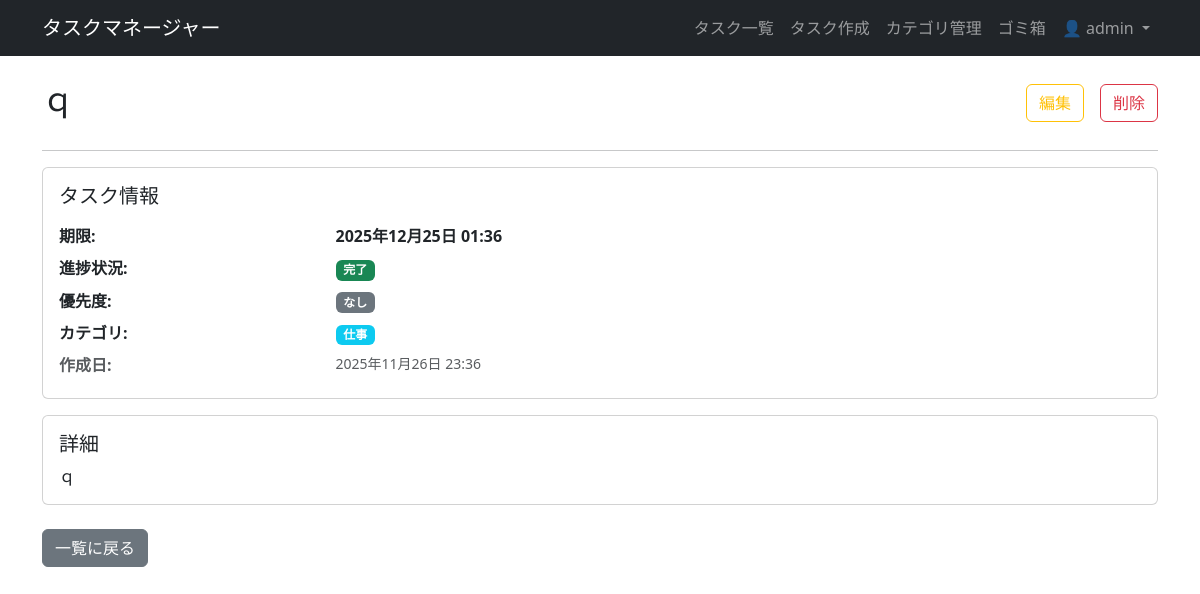
The page /tasks/8/details/ (signed in) on the database its author committed.
### tasks/models.py (models this page shows, shortened)
class Task(models.Model):
    STATUS_CHOICES = [
        (0, '未着手'),
        (1, '進行中'),
        (2, '完了'),
    ]
    PRIORITY_CHOICES = [
        ('none', 'なし'),
        ('low', '低'),
        ('medium', '中'),
        ('high', '高'),
    ]
    user = models.ForeignKey(User, on_delete=models.CASCADE)
    category = models.ForeignKey(
        Category,
        on_delete=models.SET_NULL,
        null=True,      # DBでNULLを許可
        blank=True,     # フォームで空入力を許可
        verbose_name='カテゴリ'
    )
    title = models.CharField(max_length=200, verbose_name='タイトル')
    description = models.TextField(blank=True, null=True, verbose_name='詳細')
    priority = models.CharField(
        max_length=10,
        choices=PRIORITY_CHOICES,
        default='none',
        verbose_name='優先度'
    )
    status = models.IntegerField(
        choices=STATUS_CHOICES,
        default=0, # デフォルトは「未着手」
        verbose_name='進捗状況'
    )
    due_date = models.DateTimeField(null=True, blank=True, verbose_name='期限')
    is_deleted = models.BooleanField(default=False)
    deleted_at = models.DateTimeField(null=True, blank=True)
    created_at = models.DateTimeField(auto_now_add=True)
    updated_at = models.DateTimeField(auto_now=True)
    class Meta:
        ordering = ['due_date', '-created_at']

class Category(models.Model):
    name = models.CharField(max_length=190)
    user = models.ForeignKey(User, on_delete=models.CASCADE)
    class Meta:
        verbose_name_plural = 'カテゴリ'
        unique_together = ('user', 'name')

### tasks/views.py (the view)
# urls.py: path('tasks/<int:pk>/details/', views.TaskDetailView.as_view(), name='task_detail'),
class TaskDetailView(LoginRequiredMixin, DetailView):
    model = Task
    context_object_name = 'task'
    template_name = 'tasks/task_detail.html'
    def get_queryset(self):
        return Task.objects.filter(user=self.request.user, is_deleted=False)

### tasks/templates/tasks/task_detail.html (shortened to what this page needs)
{% extends "base.html" %}
{% block content %}
    <div class="d-flex justify-content-between align-items-center mb-4">
        <h2>{{ task.title }}</h2>
        <div class="d-flex">
            <a href="{% url 'task_update' task.pk %}" class="btn btn-outline-warning me-3">
                編集
            </a>
            <form action="{% url 'task_delete' task.pk %}" method="post" onsubmit="return confirm('本当にこのタスクを削除しますか？');">
                <button type="submit" class="btn btn-outline-danger">
                    削除
                </button>
            </form>
        </div>
    </div>
    <hr>
    <div class="card mb-3">
        <div class="card-body">
            <h5 class="card-title mb-3">タスク情報</h5>
            <dl class="row mb-0">
                <dt class="col-sm-3 text-dark fw-bold">期限:</dt>
                <dd class="col-sm-9 text-dark fw-bold">
                    {% if task.due_date %}
                        {{ task.due_date|date:"Y年m月d日 H:i" }}
                    {% else %}
                        期限なし
                    {% endif %}
                </dd>
                <dt class="col-sm-3">進捗状況:</dt>
                <dd class="col-sm-9">
                    {% if task.get_status_display %}
                        {% if task.status == 0 %}
                            <span class="badge bg-danger text-white">{{ task.get_status_display }}</span>
                        {% elif task.status == 1 %}
                            <span class="badge bg-warning text-dark">{{ task.get_status_display }}</span>
                        {% elif task.status == 2 %}
                            <span class="badge bg-success text-white">{{ task.get_status_display }}</span>
                        {% else %}
                            <span class="badge bg-info text-dark">{{ task.get_status_display }}</span>
                        {% endif %}
                    {% else %}
                        未設定
                    {% endif %}
                </dd>
                <dt class="col-sm-3">優先度:</dt>
                <dd class="col-sm-9">
                    {% if task.priority == 'high' %}
                        <span class="badge bg-danger">高</span>
                    {% elif task.priority == 'medium' %}
                        <span class="badge bg-warning text-dark">中</span>
                    {% elif task.priority == 'low' %}
                        <span class="badge bg-success">低</span>
                    {% else %}
                        <span class="badge bg-secondary">なし</span>
                    {% endif %}
                </dd>
                <dt class="col-sm-3">カテゴリ:</dt>
                <dd class="col-sm-9">
                    {% if task.category %}
                        <span class="badge bg-info text-nowrap">{{ task.category.name|default:"なし" }}</span>
                    {% else %}
                        <span class="badge bg-info text-nowrap">なし</span>
                    {% endif %}
                </dd>
                <dt class="col-sm-3 text-muted">作成日:</dt>
                <dd class="col-sm-9 text-muted small">
                    {{ task.created_at|date:"Y年m月d日 H:i" }}
                </dd>
            </dl>
        </div>
    </div>
    <div class="card">
        <div class="card-body">
            <h5 class="card-title">詳細</h5>
            <p class="card-text">{{ task.description|default:"詳細はありません。"|linebreaksbr }}</p>
        </div>
    </div>
    <div class="mt-4">
        <a href="{% url 'home' %}" class="btn btn-secondary">一覧に戻る</a>
    </div>
{% endblock content %}

### templates/base.html (shortened to what this page needs)
<!DOCTYPE html>
<html lang="ja">
<head>
    <link href="https://cdn.jsdelivr.net/npm/bootstrap@5.3.3/dist/css/bootstrap.min.css" rel="stylesheet">
</head>
<body>
    <nav class="navbar navbar-expand-lg navbar-dark bg-dark fixed-top">
        <div class="container">
            <a class="navbar-brand" href="{% url 'home' %}">タスクマネージャー</a>
            <div class="collapse navbar-collapse" id="navbarNav">
                <ul class="navbar-nav ms-auto">
                    {% if user.is_authenticated %}
                        <li class="nav-item"><a class="nav-link" href="{% url 'home' %}">タスク一覧</a></li>
                        <li class="nav-item"><a class="nav-link" href="{% url 'task_create' %}">タスク作成</a></li>
                        <li class="nav-item"><a class="nav-link" href="{% url 'category_list' %}">カテゴリ管理</a></li>
                        <li class="nav-item"><a class="nav-link" href="{% url 'trash' %}">ゴミ箱</a></li>
                        <li class="nav-item dropdown">
                            <a class="nav-link dropdown-toggle" href="#" id="userDropdown" role="button" data-bs-toggle="dropdown" aria-expanded="false">
                                👤 {{ user.username }}
                            </a>
                        </li>
                    {% else %}
                        <li class="nav-item"><a class="nav-link btn btn-primary me-2" href="{% url 'login' %}">ログイン</a></li>
                        <li class="nav-item"><a class="nav-link btn btn-success" href="{% url 'register' %}">ユーザー登録</a></li>
                    {% endif %}
                </ul>
            </div>
        </div>
    </nav>
    <div class="container mt-4">
        {% block content %}
        {% endblock %}
    </div>
</body>
</html>

### templates/base.html (style rules this page uses)
body { padding-top: 56px; }

### rows shown on the page
Task: title "ｑ", due_date "2025年12月25日 01:36", status "完了", category.name "仕事", created_at "2025年11月26日 23:36", description "ｑ"

### other values the page prints
{{ user.username }} "admin"
